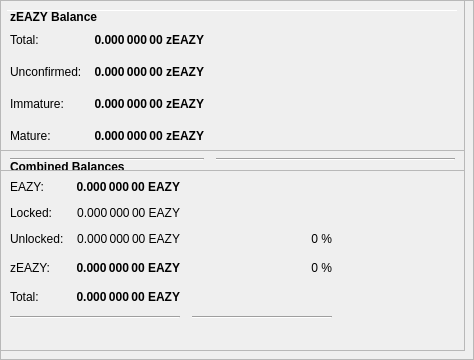
        <widget class="QFrame" name="frameObfuscation">
         <property name="minimumSize">
          <size>
           <width>0</width>
           <height>350</height>
          </size>
         </property>
         <property name="layoutDirection">
          <enum>Qt::LeftToRight</enum>
         </property>
         <property name="frameShape">
          <enum>QFrame::StyledPanel</enum>
         </property>
         <property name="frameShadow">
          <enum>QFrame::Raised</enum>
         </property>
         <widget class="QPushButton" name="runAutoDenom">
          <property name="geometry">
           <rect>
            <x>251</x>
            <y>17</y>
            <width>1</width>
            <height>1</height>
           </rect>
          </property>
          <property name="palette">
           <palette>
            <active>
             <colorrole role="WindowText">
              <brush brushstyle="SolidPattern">
               <color alpha="255">
                <red>0</red>
                <green>0</green>
                <blue>0</blue>
               </color>
              </brush>
             </colorrole>
             <colorrole role="Button">
              <brush brushstyle="SolidPattern">
               <color alpha="255">
                <red>239</red>
                <green>238</green>
                <blue>238</blue>
               </color>
              </brush>
             </colorrole>
             <colorrole role="Light">
              <brush brushstyle="SolidPattern">
               <color alpha="255">
                <red>255</red>
                <green>255</green>
                <blue>255</blue>
               </color>
              </brush>
             </colorrole>
             <colorrole role="Midlight">
              <brush brushstyle="SolidPattern">
               <color alpha="255">
                <red>247</red>
                <green>246</green>
                <blue>246</blue>
               </color>
              </brush>
             </colorrole>
             <colorrole role="Dark">
              <brush brushstyle="SolidPattern">
               <color alpha="255">
                <red>119</red>
                <green>119</green>
                <blue>119</blue>
               </color>
              </brush>
             </colorrole>
             <colorrole role="Mid">
              <brush brushstyle="SolidPattern">
               <color alpha="255">
                <red>159</red>
                <green>159</green>
                <blue>159</blue>
               </color>
              </brush>
             </colorrole>
             <colorrole role="Text">
              <brush brushstyle="SolidPattern">
               <color alpha="255">
                <red>0</red>
                <green>0</green>
                <blue>0</blue>
               </color>
              </brush>
             </colorrole>
             <colorrole role="BrightText">
              <brush brushstyle="SolidPattern">
               <color alpha="255">
                <red>255</red>
                <green>255</green>
                <blue>255</blue>
               </color>
              </brush>
             </colorrole>
             <colorrole role="ButtonText">
              <brush brushstyle="SolidPattern">
               <color alpha="255">
                <red>0</red>
                <green>0</green>
                <blue>0</blue>
               </color>
              </brush>
             </colorrole>
             <colorrole role="Base">
              <brush brushstyle="SolidPattern">
               <color alpha="255">
                <red>255</red>
                <green>255</green>
                <blue>255</blue>
               </color>
              </brush>
             </colorrole>
             <colorrole role="Window">
              <brush brushstyle="SolidPattern">
               <color alpha="255">
                <red>239</red>
                <green>238</green>
                <blue>238</blue>
               </color>
              </brush>
             </colorrole>
             <colorrole role="Shadow">
              <brush brushstyle="SolidPattern">
               <color alpha="255">
                <red>0</red>
                <green>0</green>
                <blue>0</blue>
               </color>
              </brush>
             </colorrole>
             <colorrole role="AlternateBase">
              <brush brushstyle="SolidPattern">
               <color alpha="255">
                <red>247</red>
                <green>246</green>
                <blue>246</blue>
               </color>
              </brush>
             </colorrole>
             <colorrole role="ToolTipBase">
              <brush brushstyle="SolidPattern">
               <color alpha="255">
                <red>255</red>
                <green>255</green>
                <blue>220</blue>
               </color>
              </brush>
             </colorrole>
             <colorrole role="ToolTipText">
              <brush brushstyle="SolidPattern">
               <color alpha="255">
                <red>0</red>
                <green>0</green>
                <blue>0</blue>
               </color>
              </brush>
             </colorrole>
            </active>
            <inactive>
             <colorrole role="WindowText">
              <brush brushstyle="SolidPattern">
               <color alpha="255">
                <red>0</red>
                <green>0</green>
                <blue>0</blue>
               </color>
              </brush>
             </colorrole>
             <colorrole role="Button">
              <brush brushstyle="SolidPattern">
               <color alpha="255">
                <red>239</red>
                <green>238</green>
                <blue>238</blue>
               </color>
              </brush>
             </colorrole>
             <colorrole role="Light">
              <brush brushstyle="SolidPattern">
               <color alpha="255">
                <red>255</red>
                <green>255</green>
                <blue>255</blue>
               </color>
              </brush>
             </colorrole>
             <colorrole role="Midlight">
              <brush brushstyle="SolidPattern">
               <color alpha="255">
                <red>247</red>
                <green>246</green>
                <blue>246</blue>
               </color>
              </brush>
             </colorrole>
             <colorrole role="Dark">
              <brush brushstyle="SolidPattern">
               <color alpha="255">
                <red>119</red>
                <green>119</green>
                <blue>119</blue>
               </color>
              </brush>
             </colorrole>
             <colorrole role="Mid">
              <brush brushstyle="SolidPattern">
               <color alpha="255">
                <red>159</red>
                <green>159</green>
                <blue>159</blue>
               </color>
              </brush>
             </colorrole>
             <colorrole role="Text">
              <brush brushstyle="SolidPattern">
               <color alpha="255">
                <red>0</red>
                <green>0</green>
                <blue>0</blue>
               </color>
              </brush>
             </colorrole>
             <colorrole role="BrightText">
              <brush brushstyle="SolidPattern">
               <color alpha="255">
                <red>255</red>
                <green>255</green>
                <blue>255</blue>
               </color>
              </brush>
             </colorrole>
             <colorrole role="ButtonText">
              <brush brushstyle="SolidPattern">
               <color alpha="255">
                <red>0</red>
                <green>0</green>
                <blue>0</blue>
               </color>
              </brush>
             </colorrole>
             <colorrole role="Base">
              <brush brushstyle="SolidPattern">
               <color alpha="255">
                <red>255</red>
                <green>255</green>
                <blue>255</blue>
               </color>
              </brush>
             </colorrole>
             <colorrole role="Window">
              <brush brushstyle="SolidPattern">
               <color alpha="255">
                <red>239</red>
                <green>238</green>
                <blue>238</blue>
               </color>
              </brush>
             </colorrole>
             <colorrole role="Shadow">
              <brush brushstyle="SolidPattern">
               <color alpha="255">
                <red>0</red>
                <green>0</green>
                <blue>0</blue>
               </color>
              </brush>
             </colorrole>
             <colorrole role="AlternateBase">
              <brush brushstyle="SolidPattern">
               <color alpha="255">
                <red>247</red>
                <green>246</green>
                <blue>246</blue>
               </color>
              </brush>
             </colorrole>
             <colorrole role="ToolTipBase">
              <brush brushstyle="SolidPattern">
               <color alpha="255">
                <red>255</red>
                <green>255</green>
                <blue>220</blue>
               </color>
              </brush>
             </colorrole>
             <colorrole role="ToolTipText">
              <brush brushstyle="SolidPattern">
               <color alpha="255">
                <red>0</red>
                <green>0</green>
                <blue>0</blue>
               </color>
              </brush>
             </colorrole>
            </inactive>
            <disabled>
             <colorrole role="WindowText">
              <brush brushstyle="SolidPattern">
               <color alpha="255">
                <red>119</red>
                <green>119</green>
                <blue>119</blue>
               </color>
              </brush>
             </colorrole>
             <colorrole role="Button">
              <brush brushstyle="SolidPattern">
               <color alpha="255">
                <red>239</red>
                <green>238</green>
                <blue>238</blue>
               </color>
              </brush>
             </colorrole>
             <colorrole role="Light">
              <brush brushstyle="SolidPattern">
               <color alpha="255">
                <red>255</red>
                <green>255</green>
                <blue>255</blue>
               </color>
              </brush>
             </colorrole>
             <colorrole role="Midlight">
              <brush brushstyle="SolidPattern">
               <color alpha="255">
                <red>247</red>
                <green>246</green>
                <blue>246</blue>
               </color>
              </brush>
             </colorrole>
             <colorrole role="Dark">
              <brush brushstyle="SolidPattern">
               <color alpha="255">
                <red>119</red>
                <green>119</green>
                <blue>119</blue>
               </color>
              </brush>
             </colorrole>
             <colorrole role="Mid">
              <brush brushstyle="SolidPattern">
               <color alpha="255">
                <red>159</red>
                <green>159</green>
                <blue>159</blue>
               </color>
              </brush>
             </colorrole>
             <colorrole role="Text">
              <brush brushstyle="SolidPattern">
               <color alpha="255">
                <red>119</red>
                <green>119</green>
                <blue>119</blue>
               </color>
              </brush>
             </colorrole>
             <colorrole role="BrightText">
              <brush brushstyle="SolidPattern">
               <color alpha="255">
                <red>255</red>
                <green>255</green>
                <blue>255</blue>
               </color>
              </brush>
             </colorrole>
             <colorrole role="ButtonText">
              <brush brushstyle="SolidPattern">
               <color alpha="255">
                <red>119</red>
                <green>119</green>
                <blue>119</blue>
               </color>
              </brush>
             </colorrole>
             <colorrole role="Base">
              <brush brushstyle="SolidPattern">
               <color alpha="255">
                <red>239</red>
                <green>238</green>
                <blue>238</blue>
               </color>
              </brush>
             </colorrole>
             <colorrole role="Window">
              <brush brushstyle="SolidPattern">
               <color alpha="255">
                <red>239</red>
                <green>238</green>
                <blue>238</blue>
               </color>
              </brush>
             </colorrole>
             <colorrole role="Shadow">
              <brush brushstyle="SolidPattern">
               <color alpha="255">
                <red>0</red>
                <green>0</green>
                <blue>0</blue>
               </color>
              </brush>
             </colorrole>
             <colorrole role="AlternateBase">
              <brush brushstyle="SolidPattern">
               <color alpha="255">
                <red>239</red>
                <green>238</green>
                <blue>238</blue>
               </color>
              </brush>
             </colorrole>
             <colorrole role="ToolTipBase">
              <brush brushstyle="SolidPattern">
               <color alpha="255">
                <red>255</red>
                <green>255</green>
                <blue>220</blue>
               </color>
              </brush>
             </colorrole>
             <colorrole role="ToolTipText">
              <brush brushstyle="SolidPattern">
               <color alpha="255">
                <red>0</red>
                <green>0</green>
                <blue>0</blue>
               </color>
              </brush>
             </colorrole>
            </disabled>
           </palette>
          </property>
          <property name="focusPolicy">
           <enum>Qt::NoFocus</enum>
          </property>
          <property name="autoFillBackground">
           <bool>true</bool>
          </property>
          <property name="text">
           <string/>
          </property>
          <property name="flat">
           <bool>true</bool>
          </property>
         </widget>
         <widget class="Line" name="line">
          <property name="geometry">
           <rect>
            <x>7</x>
            <y>10</y>
            <width>451</width>
            <height>1</height>
           </rect>
          </property>
          <property name="orientation">
           <enum>Qt::Horizontal</enum>
          </property>
         </widget>
         <widget class="QFrame" name="frame_3">
          <property name="geometry">
           <rect>
            <x>0</x>
            <y>150</y>
            <width>465</width>
            <height>201</height>
           </rect>
          </property>
          <property name="frameShape">
           <enum>QFrame::StyledPanel</enum>
          </property>
          <property name="frameShadow">
           <enum>QFrame::Raised</enum>
          </property>
          <layout class="QVBoxLayout" name="verticalLayout_5">
           <item>
            <layout class="QHBoxLayout" name="horizontalLayout_5" stretch="0">
             <item>
              <widget class="QLabel" name="label_5z">
               <property name="maximumSize">
                <size>
                 <width>16777215</width>
                 <height>20</height>
                </size>
               </property>
               <property name="font">
                <font>
                 <weight>75</weight>
                 <bold>true</bold>
                </font>
               </property>
               <property name="toolTip">
                <string>Combined Balances (including unconfirmed and immature coins)</string>
               </property>
               <property name="text">
                <string>&lt;html&gt;&lt;head/&gt;&lt;body&gt;&lt;p&gt;Combined Balances&lt;/p&gt;&lt;/body&gt;&lt;/html&gt;</string>
               </property>
              </widget>
             </item>
            </layout>
           </item>
           <item>
            <layout class="QGridLayout" name="gridLayout_3">
             <property name="spacing">
              <number>12</number>
             </property>
             <item row="7" column="0" colspan="2">
              <widget class="Line" name="lineSpendableBalance_3">
               <property name="orientation">
                <enum>Qt::Horizontal</enum>
               </property>
              </widget>
             </item>
             <item row="7" column="2">
              <widget class="Line" name="lineWatchBalance_3">
               <property name="sizePolicy">
                <sizepolicy hsizetype="Preferred" vsizetype="Fixed">
                 <horstretch>0</horstretch>
                 <verstretch>0</verstretch>
                </sizepolicy>
               </property>
               <property name="minimumSize">
                <size>
                 <width>140</width>
                 <height>0</height>
                </size>
               </property>
               <property name="orientation">
                <enum>Qt::Horizontal</enum>
               </property>
              </widget>
             </item>
             <item row="4" column="1">
              <widget class="QLabel" name="labelzBalancez">
               <property name="font">
                <font>
                 <weight>75</weight>
                 <bold>true</bold>
                </font>
               </property>
               <property name="cursor">
                <cursorShape>IBeamCursor</cursorShape>
               </property>
               <property name="toolTip">
                <string>Total of transactions that have yet to be confirmed, and do not yet count toward the spendable balance</string>
               </property>
               <property name="text">
                <string notr="true">0.000 000 00 EAZY</string>
               </property>
               <property name="alignment">
                <set>Qt::AlignRight|Qt::AlignTrailing|Qt::AlignVCenter</set>
               </property>
               <property name="textInteractionFlags">
                <set>Qt::LinksAccessibleByMouse|Qt::TextSelectableByKeyboard|Qt::TextSelectableByMouse</set>
               </property>
              </widget>
             </item>
             <item row="6" column="1">
              <widget class="QLabel" name="labelTotalz">
               <property name="font">
                <font>
                 <weight>75</weight>
                 <bold>true</bold>
                </font>
               </property>
               <property name="cursor">
                <cursorShape>IBeamCursor</cursorShape>
               </property>
               <property name="toolTip">
                <string>Total Balance, including unconfirmed and immature coins.</string>
               </property>
               <property name="text">
                <string notr="true">0.000 000 00 EAZY</string>
               </property>
               <property name="alignment">
                <set>Qt::AlignRight|Qt::AlignTrailing|Qt::AlignVCenter</set>
               </property>
               <property name="textInteractionFlags">
                <set>Qt::LinksAccessibleByMouse|Qt::TextSelectableByKeyboard|Qt::TextSelectableByMouse</set>
               </property>
              </widget>
             </item>
             <item row="4" column="3">
              <spacer name="horizontalSpacer_6">
               <property name="orientation">
                <enum>Qt::Horizontal</enum>
               </property>
               <property name="sizeHint" stdset="0">
                <size>
                 <width>40</width>
                 <height>20</height>
                </size>
               </property>
              </spacer>
             </item>
             <item row="6" column="0">
              <widget class="QLabel" name="labelTotalTextz">
               <property name="text">
                <string>Total:</string>
               </property>
              </widget>
             </item>
             <item row="1" column="0">
              <widget class="QLabel" name="labelBalanceTextz">
               <property name="text">
                <string>EAZY:</string>
               </property>
              </widget>
             </item>
             <item row="1" column="1">
              <widget class="QLabel" name="labelBalancez">
               <property name="font">
                <font>
                 <weight>75</weight>
                 <bold>true</bold>
                </font>
               </property>
               <property name="cursor">
                <cursorShape>IBeamCursor</cursorShape>
               </property>
               <property name="toolTip">
                <string>Your current spendable balance</string>
               </property>
               <property name="text">
                <string notr="true">0.000 000 00 EAZY</string>
               </property>
               <property name="alignment">
                <set>Qt::AlignRight|Qt::AlignTrailing|Qt::AlignVCenter</set>
               </property>
               <property name="textInteractionFlags">
                <set>Qt::LinksAccessibleByMouse|Qt::TextSelectableByKeyboard|Qt::TextSelectableByMouse</set>
               </property>
              </widget>
             </item>
             <item row="4" column="0">
              <widget class="QLabel" name="labelzBalanceTextz">
               <property name="toolTip">
                <string/>
               </property>
               <property name="text">
                <string>zEAZY:</string>
               </property>
              </widget>
             </item>
             <item row="4" column="2">
              <widget class="QLabel" name="labelzEAZYPercent">
               <property name="toolTip">
                <string>Current percentage of zEAZY.
If AutoMint is enabled this percentage will settle around the configured AutoMint percentage (default = 10%)</string>
               </property>
               <property name="text">
                <string>0 %</string>
               </property>
               <property name="alignment">
                <set>Qt::AlignRight|Qt::AlignTrailing|Qt::AlignVCenter</set>
               </property>
              </widget>
             </item>
             <item row="6" column="2">
              <widget class="QLabel" name="label100Percent">
               <property name="text">
                <string/>
               </property>
               <property name="alignment">
                <set>Qt::AlignRight|Qt::AlignTrailing|Qt::AlignVCenter</set>
               </property>
              </widget>
             </item>
             <item row="2" column="1">
              <widget class="QLabel" name="labelLockedBalance">
               <property name="toolTip">
                <string>Locked EAZY or Masternode collaterals. These are excluded from zEAZY minting.</string>
               </property>
               <property name="text">
                <string>0.000 000 00 EAZY</string>
               </property>
               <property name="alignment">
                <set>Qt::AlignRight|Qt::AlignTrailing|Qt::AlignVCenter</set>
               </property>
              </widget>
             </item>
             <item row="2" column="0">
              <widget class="QLabel" name="labelLockedBalanceText">
               <property name="toolTip">
                <string>Locked EAZY or Masternode collaterals. These are excluded from zEAZY minting.</string>
               </property>
               <property name="text">
                <string>Locked:</string>
               </property>
              </widget>
             </item>
             <item row="3" column="0">
              <widget class="QLabel" name="labelUnLockedBalanceText">
               <property name="toolTip">
                <string>Unlocked CS2s. These can be used for zEAZY minting.</string>
               </property>
               <property name="text">
                <string>Unlocked:</string>
               </property>
              </widget>
             </item>
             <item row="3" column="1">
              <widget class="QLabel" name="labelUnLockedBalance">
               <property name="toolTip">
                <string>Unlocked CS2s. These can be used for zEAZY minting.</string>
               </property>
               <property name="text">
                <string>0.000 000 00 EAZY</string>
               </property>
               <property name="alignment">
                <set>Qt::AlignRight|Qt::AlignTrailing|Qt::AlignVCenter</set>
               </property>
              </widget>
             </item>
             <item row="3" column="2">
              <widget class="QLabel" name="labelCS2Percent">
               <property name="text">
                <string>0 %</string>
               </property>
               <property name="alignment">
                <set>Qt::AlignRight|Qt::AlignTrailing|Qt::AlignVCenter</set>
               </property>
              </widget>
             </item>
            </layout>
           </item>
           <item>
            <spacer name="verticalSpacer">
             <property name="orientation">
              <enum>Qt::Vertical</enum>
             </property>
             <property name="sizeHint" stdset="0">
              <size>
               <width>20</width>
               <height>40</height>
              </size>
             </property>
            </spacer>
           </item>
          </layout>
         </widget>
         <widget class="QFrame" name="frame_4">
          <property name="geometry">
           <rect>
            <x>0</x>
            <y>0</y>
            <width>465</width>
            <height>171</height>
           </rect>
          </property>
          <property name="frameShape">
           <enum>QFrame::StyledPanel</enum>
          </property>
          <property name="frameShadow">
           <enum>QFrame::Raised</enum>
          </property>
          <layout class="QVBoxLayout" name="verticalLayout_7">
           <item>
            <layout class="QHBoxLayout" name="horizontalLayout_8" stretch="0">
             <item>
              <widget class="QLabel" name="label_5z_3">
               <property name="maximumSize">
                <size>
                 <width>16777215</width>
                 <height>20</height>
                </size>
               </property>
               <property name="font">
                <font>
                 <weight>75</weight>
                 <bold>true</bold>
                </font>
               </property>
               <property name="text">
                <string>zEAZY Balance</string>
               </property>
              </widget>
             </item>
            </layout>
           </item>
           <item>
            <layout class="QGridLayout" name="gridLayout_5">
             <property name="spacing">
              <number>12</number>
             </property>
             <item row="4" column="0">
              <widget class="QLabel" name="labelzBalanceMatureText">
               <property name="toolTip">
                <string>Mature: more than 20 confirmation and more than 1 mints of the same denomination after it was minted.
These zEAZY are spendable.</string>
               </property>
               <property name="text">
                <string>Mature:</string>
               </property>
              </widget>
             </item>
             <item row="5" column="0" colspan="2">
              <widget class="Line" name="lineSpendableBalance_5">
               <property name="orientation">
                <enum>Qt::Horizontal</enum>
               </property>
              </widget>
             </item>
             <item row="1" column="1">
              <widget class="QLabel" name="labelzBalance">
               <property name="font">
                <font>
                 <weight>75</weight>
                 <bold>true</bold>
                </font>
               </property>
               <property name="cursor">
                <cursorShape>IBeamCursor</cursorShape>
               </property>
               <property name="toolTip">
                <string>All available zEAZY, unconfirmed and immature zEAZY included.</string>
               </property>
               <property name="text">
                <string notr="true">0.000 000 00 zEAZY</string>
               </property>
               <property name="alignment">
                <set>Qt::AlignRight|Qt::AlignTrailing|Qt::AlignVCenter</set>
               </property>
               <property name="textInteractionFlags">
                <set>Qt::LinksAccessibleByMouse|Qt::TextSelectableByKeyboard|Qt::TextSelectableByMouse</set>
               </property>
              </widget>
             </item>
             <item row="5" column="2">
              <widget class="Line" name="lineWatchBalance_5">
               <property name="sizePolicy">
                <sizepolicy hsizetype="Preferred" vsizetype="Fixed">
                 <horstretch>0</horstretch>
                 <verstretch>0</verstretch>
                </sizepolicy>
               </property>
               <property name="minimumSize">
                <size>
                 <width>140</width>
                 <height>0</height>
                </size>
               </property>
               <property name="orientation">
                <enum>Qt::Horizontal</enum>
               </property>
              </widget>
             </item>
             <item row="1" column="0">
              <widget class="QLabel" name="labelzBalanceText">
               <property name="toolTip">
                <string>All available zEAZY, unconfirmed and immature zEAZY included.</string>
               </property>
               <property name="text">
                <string>Total:</string>
               </property>
              </widget>
             </item>
             <item row="1" column="2">
              <spacer name="horizontalSpacer_8">
               <property name="orientation">
                <enum>Qt::Horizontal</enum>
               </property>
               <property name="sizeHint" stdset="0">
                <size>
                 <width>40</width>
                 <height>20</height>
                </size>
               </property>
              </spacer>
             </item>
             <item row="4" column="2">
              <spacer name="horizontalSpacer_4">
               <property name="orientation">
                <enum>Qt::Horizontal</enum>
               </property>
               <property name="sizeHint" stdset="0">
                <size>
                 <width>40</width>
                 <height>20</height>
                </size>
               </property>
              </spacer>
             </item>
             <item row="4" column="1">
              <widget class="QLabel" name="labelzBalanceMature">
               <property name="font">
                <font>
                 <weight>75</weight>
                 <bold>true</bold>
                </font>
               </property>
               <property name="toolTip">
                <string>Mature: more than 20 confirmation and more than 1 mints of the same denomination after it was minted.
These zEAZY are spendable.</string>
               </property>
               <property name="text">
                <string>0.000 000 00 zEAZY</string>
               </property>
               <property name="alignment">
                <set>Qt::AlignRight|Qt::AlignTrailing|Qt::AlignVCenter</set>
               </property>
              </widget>
             </item>
             <item row="2" column="0">
              <widget class="QLabel" name="labelzBalanceUnconfirmedText">
               <property name="toolTip">
                <string>Unconfirmed: less than 20 confirmations
Immature: confirmed, but less than 1 mints of the same denomination after it was minted</string>
               </property>
               <property name="text">
                <string>Unconfirmed:</string>
               </property>
              </widget>
             </item>
             <item row="2" column="1">
              <widget class="QLabel" name="labelzBalanceUnconfirmed">
               <property name="font">
                <font>
                 <weight>75</weight>
                 <bold>true</bold>
                </font>
               </property>
               <property name="toolTip">
                <string>Unconfirmed: less than 20 confirmations
Immature: confirmed, but less than 1 mints of the same denomination after it was minted</string>
               </property>
               <property name="text">
                <string>0.000 000 00 zEAZY</string>
               </property>
               <property name="alignment">
                <set>Qt::AlignRight|Qt::AlignTrailing|Qt::AlignVCenter</set>
               </property>
              </widget>
             </item>
             <item row="2" column="2">
              <spacer name="horizontalSpacer_5">
               <property name="orientation">
                <enum>Qt::Horizontal</enum>
               </property>
               <property name="sizeHint" stdset="0">
                <size>
                 <width>40</width>
                 <height>20</height>
                </size>
               </property>
              </spacer>
             </item>
             <item row="3" column="0">
              <widget class="QLabel" name="labelzBalanceImmatureText">
               <property name="toolTip">
                <string>Unconfirmed: less than 20 confirmations
Immature: confirmed, but less than 1 mints of the same denomination after it was minted</string>
               </property>
               <property name="text">
                <string>Immature:</string>
               </property>
              </widget>
             </item>
             <item row="3" column="1">
              <widget class="QLabel" name="labelzBalanceImmature">
               <property name="font">
                <font>
                 <weight>75</weight>
                 <bold>true</bold>
                </font>
               </property>
               <property name="toolTip">
                <string>Unconfirmed: less than 20 confirmations
Immature: confirmed, but less than 1 mints of the same denomination after it was minted</string>
               </property>
               <property name="text">
                <string>0.000 000 00 zEAZY</string>
               </property>
               <property name="alignment">
                <set>Qt::AlignRight|Qt::AlignTrailing|Qt::AlignVCenter</set>
               </property>
              </widget>
             </item>
             <item row="3" column="2">
              <spacer name="horizontalSpacer_7">
               <property name="orientation">
                <enum>Qt::Horizontal</enum>
               </property>
               <property name="sizeHint" stdset="0">
                <size>
                 <width>40</width>
                 <height>20</height>
                </size>
               </property>
              </spacer>
             </item>
            </layout>
           </item>
          </layout>
         </widget>
        </widget>
